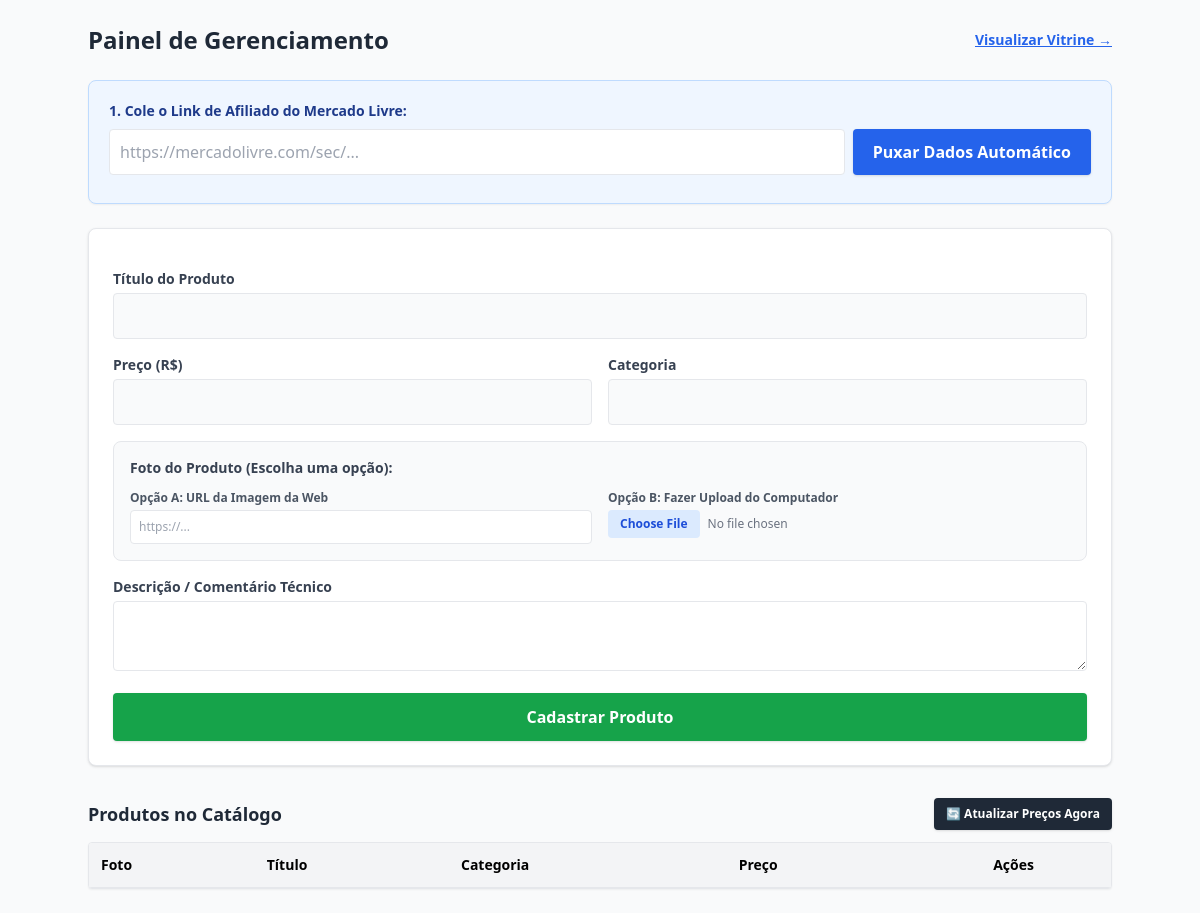
/admin, run on an earlier commit of the app's database.
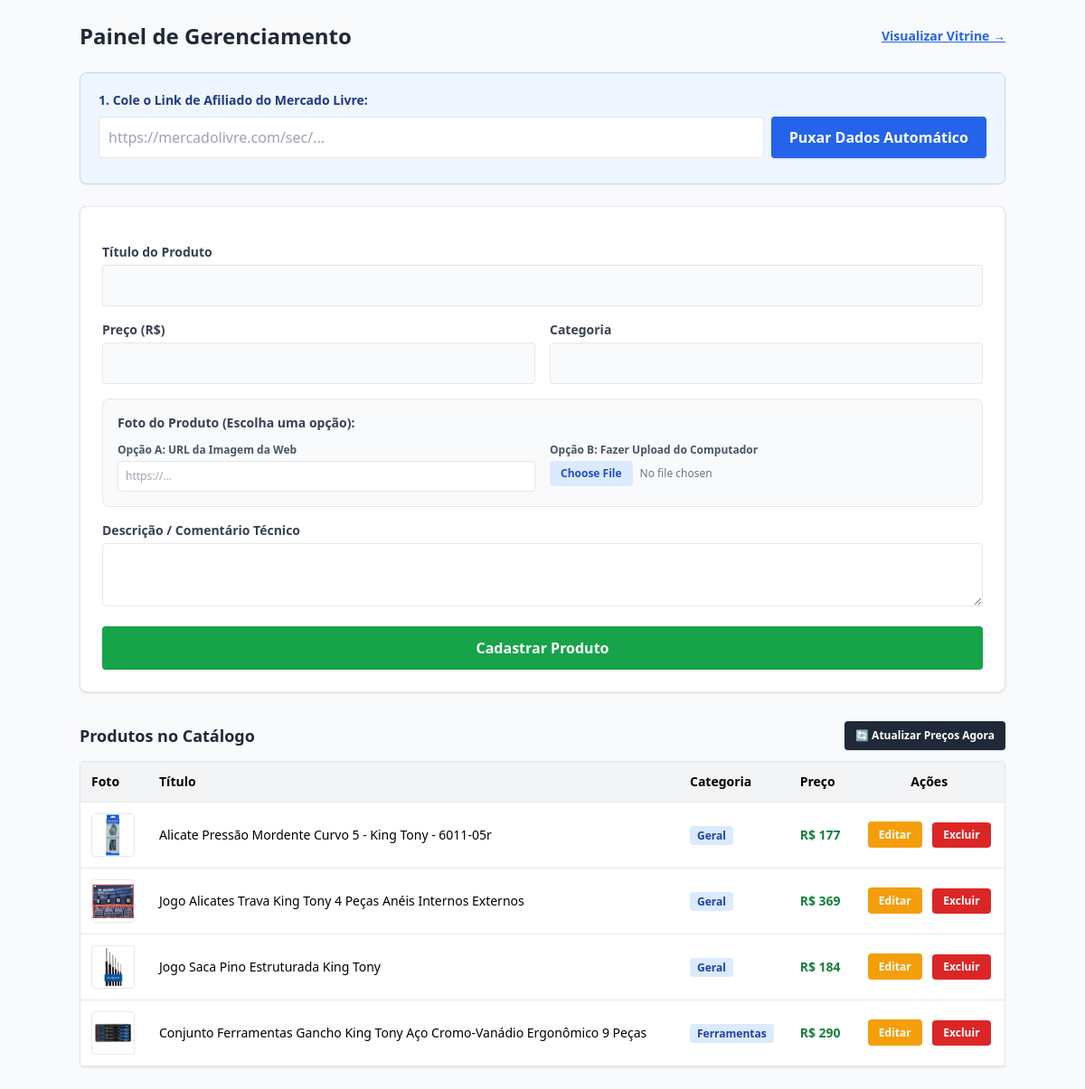
And on a later commit of the database.
### tables this page shows
CREATE TABLE produtos (
                id INTEGER PRIMARY KEY AUTOINCREMENT,
                titulo TEXT NOT NULL,
                descricao TEXT,
                preco TEXT,
                imagem_url TEXT,
                categoria TEXT,
                especificacoes TEXT,
                link_afiliado TEXT NOT NULL,
                cliques INTEGER DEFAULT 0
            );

### app.py (the view, shortened to what this page needs)
@app.route('/admin', methods=['GET', 'POST'])
def admin():
    with sqlite3.connect(DB_NAME) as conn:
        conn.row_factory = sqlite3.Row
        cursor = conn.cursor()
        cursor.execute("SELECT * FROM produtos ORDER BY id DESC")
        produtos = cursor.fetchall()
    return render_template('admin.html', produtos=produtos)

### templates/admin.html (shortened to what the changed rows need)
<!DOCTYPE html>
<html lang="pt-BR">
<head>
  <script src="https://cdn.tailwindcss.com"></script>
</head>
<body class="bg-gray-50 p-6">
  <div class="max-w-5xl mx-auto">
    <div class="flex justify-between items-center mb-6">
      <h1 class="text-2xl font-bold text-gray-800">Painel de Gerenciamento</h1>
    </div>
    <div class="flex justify-between items-center mb-3">
      <h2 class="text-lg font-bold text-gray-800">Produtos no Catálogo</h2>
    </div>
    <div class="bg-white rounded border overflow-x-auto shadow-sm">
      <table class="w-full text-left text-sm">
        <thead class="bg-gray-100 border-b">
          <tr>
            <th class="p-3">Foto</th>
            <th class="p-3">Título</th>
            <th class="p-3">Categoria</th>
            <th class="p-3">Preço</th>
            <th class="p-3 text-center">Ações</th>
          </tr>
        </thead>
        <tbody>
          {% for p in produtos %}
          <tr class="border-b hover:bg-gray-50">
            <td class="p-3">
              <img src="{{ p.imagem_url }}" alt="" class="w-12 h-12 object-contain bg-white border rounded">
            </td>
            <td class="p-3 font-medium">{{ p.titulo }}</td>
            <td class="p-3"><span class="bg-blue-100 text-blue-800 text-xs px-2 py-0.5 rounded font-semibold">{{ p.categoria }}</span></td>
            <td class="p-3 font-bold text-green-700">R$ {{ p.preco }}</td>
            <td class="p-3 text-center space-x-2">
              <a href="/admin/editar/{{ p.id }}" class="bg-amber-500 hover:bg-amber-600 text-white text-xs font-bold px-3 py-1.5 rounded">Editar</a>
              <form action="/admin/excluir/{{ p.id }}" method="POST" class="inline" onsubmit="return confirm('Deseja excluir este item da vitrine?');">
                <button type="submit" class="bg-red-600 hover:bg-red-700 text-white text-xs font-bold px-3 py-1.5 rounded">Excluir</button>
              </form>
            </td>
          </tr>
          {% endfor %}
        </tbody>
      </table>
    </div>
  </div>
</body>
</html>

What changed in the data, as far as the page shows it:
added produtos: imagem_url (picture), titulo "Alicate Pressão Mordente Curvo 5 - King Tony - 6011-05r", categoria "Geral", preco "177"
added produtos: imagem_url (picture), titulo "Jogo Alicates Trava King Tony 4 Peças Anéis Internos Externos", categoria "Geral", preco "369"
added produtos: imagem_url (picture), titulo "Jogo Saca Pino Estruturada King Tony", categoria "Geral", preco "184"
added produtos: imagem_url (picture), titulo "Conjunto Ferramentas Gancho King Tony Aço Cromo-Vanádio Ergonômico 9 Peças", categoria "Ferramentas", preco "290"
